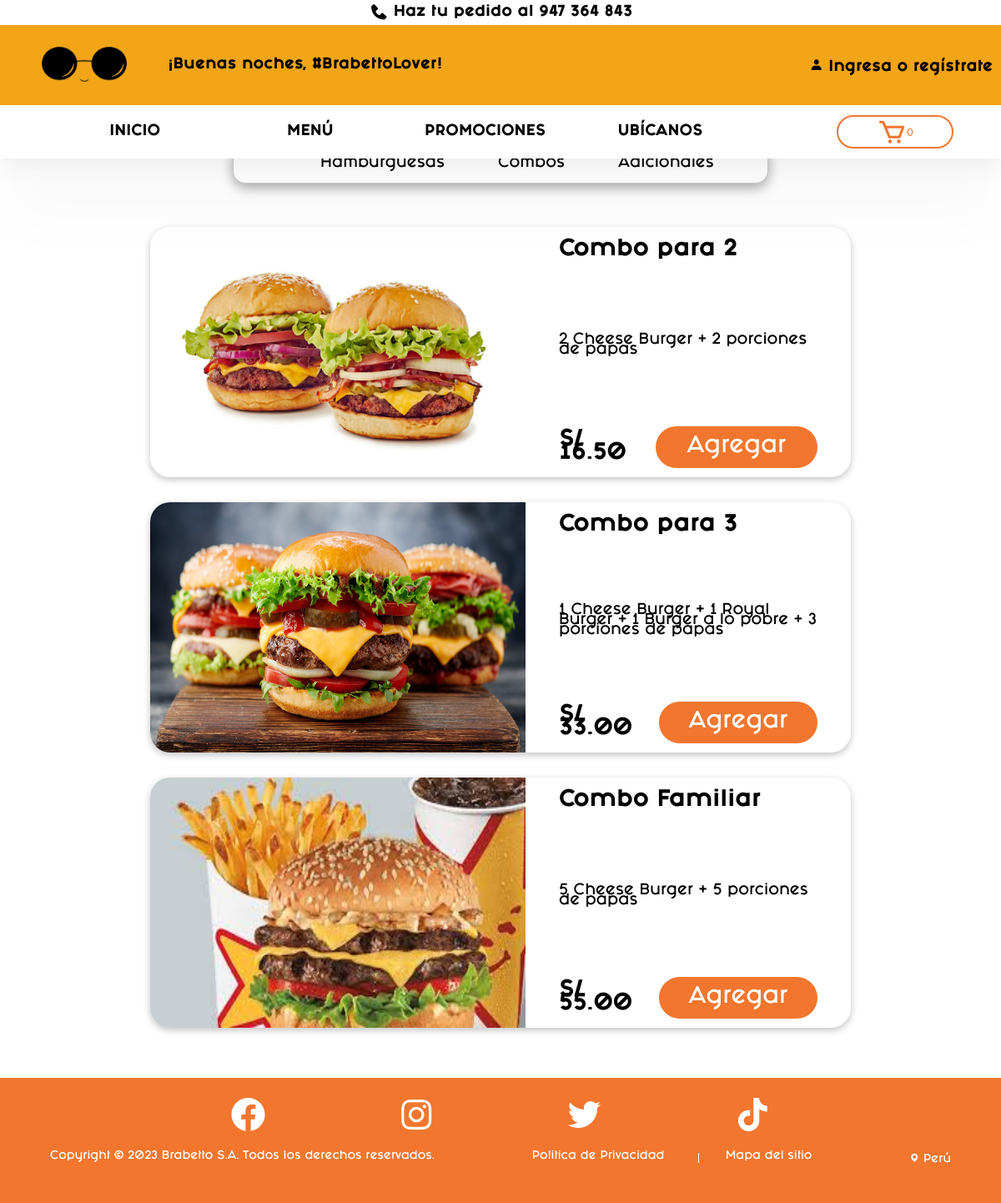
Page /pages/menu/combos.php on the committed database.
### tables this page shows
CREATE TABLE `tblcombos` (
  `ID` int(11) NOT NULL,
  `Nombre` varchar(255) NOT NULL,
  `Precio` decimal(20,2) NOT NULL,
  `Descripción` text NOT NULL,
  `Imagen` varchar(255) NOT NULL
);

### pages/menu/combos.php (the view, shortened to what this page needs)
<?php
    include '/xampp/htdocs/ProyectV2/php/configphp/connection.php';
?>
<!DOCTYPE html>
<html lang="en">
<head>
    <?php include '../../php/headconfig.php' ?>
    <link rel="stylesheet" href="/ProyectV2/styles/components/stylemenu/hamburguesas/hamburguesas.css">
</head>
<body>
    <?php include '../../php/header.php'; ?>
    <main class="mainpage">
        <?php include '../../php/pagecomponents/menubar.php' ?>
        <div class="mainpage-menu">
        <div class="mainpage-menu-section">
        <?php
            $sentencia=$pdo->prepare("SELECT * FROM `tblcombos`");
            $sentencia->execute();
            $listaProductos=$sentencia->fetchAll(PDO::FETCH_ASSOC);
        ?>
        <?php foreach($listaProductos as $producto){?>
                <div class="mainpage-menu-section-elements">
                    <div class="mainpage-menu-section-elements-img"><img src="<?php echo $producto['Imagen'] ?>" alt=""></div>
                    <div class="mainpage-menu-section-elements-info">
                        <h2><?php echo $producto['Nombre'] ?></h2>
                        <p><?php echo $producto['Descripción'] ?></p>
                        <div class="mainpage-menu-section-elements-info-buy">
                            <h2>S/ <?php echo $producto['Precio'] ?></h2>
                            <button>Agregar</button>
                        </div>
                    </div>
                </div>
        <?php }?>
        </div>
        </div>
    </main>
    <?php include '../../php/footer.php'; ?>
</body>
</html>

### styles/components/stylemenu/hamburguesas/hamburguesas.css (style rules this page uses)
:root { --greenbb: #5DBF4E; --yellowbb: #F2A516; --brownbb: #733702; --orangebb: #F2762E; --redbb: #F22727; }
.mainpage { grid-area: main; }
body { margin: 0; display: grid; grid-template-areas: "header" "menubar" "main" "footer"; }
.mainpage { background-color: transparent; margin-top: 13%; }
.mainpage-menu { margin-bottom: 5%; }
.mainpage-menu-section { display: flex; flex-direction: column; align-items: center; gap: 30px; }
.mainpage-menu-section-elements { display: flex; position: relative; box-shadow: rgba(0, 0, 0, 0.24) 0px 3px 8px; border-radius: 24px; height: 300px; width: 70%; }
.mainpage-menu-section-elements-img { position: relative; height: 100%; }
.mainpage-menu-section-elements-img img { border-top-left-radius: 24px; border-bottom-left-radius: 24px; width: 450px; height: 100%; }
.mainpage-menu-section-elements-info { width: 100%; display: flex; flex-direction: column; padding-left: 40px; padding-right: 40px; justify-content: space-between; }
.mainpage-menu-section-elements-info h2 { font-family: brabettoheavy; }
.mainpage-menu-section-elements-info p { font-family: brabettobold; }
.mainpage-menu-section-elements-info-buy { display: flex; align-items: center; justify-content: space-between; }
.mainpage-menu-section-elements-info-buy button { height: 50px; padding: 10px; width: 200px; color: #ffffff; background-color: var(--orangebb); padding: 10px 0px; border: solid var(--orangebb) 4px; box-shadow: none; border-radius: 50px; transition: 284ms; transform: translateY(0); display: flex; flex-direction: row; align-items: center; cursor: pointer; font-size: 24px; justify-content: center; font-family: brabettobold; }

### rows in the picture
tblcombos: Imagen (picture), Nombre "Combo para 2", Descripción "2 Cheese Burger + 2 porciones de papas", Precio "16.50"
tblcombos: Imagen (picture), Nombre "Combo para 3", Descripción "1 Cheese Burger + 1 Royal Burger + 1 Burger a lo pobre + 3 porciones de papas", Precio "33.00"
tblcombos: Imagen (picture), Nombre "Combo Familiar", Descripción "5 Cheese Burger + 5 porciones de papas", Precio "55.00"
